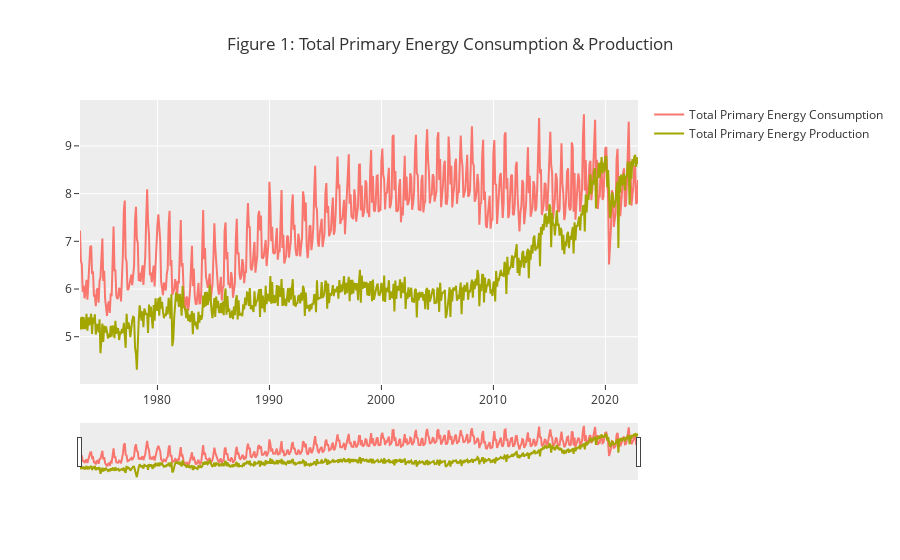

The code cell stored with this chart in its notebook:
### Code cell
fig_total_prim_cons_prod = go.Figure()

fig_total_prim_cons_prod.add_trace(go.Scatter(x=energy_data['Date'], y=energy_data['Total Primary Energy Consumption'], name='Total Primary Energy Consumption'))
fig_total_prim_cons_prod.add_trace(go.Scatter(x=energy_data['Date'], y=energy_data['Total Primary Energy Production'], name='Total Primary Energy Production'))
fig_total_prim_cons_prod = fig_total_prim_cons_prod.update_layout(title='Figure 1: Total Primary Energy Consumption & Production')
fig_total_prim_cons_prod.update_xaxes(rangeslider_visible=True)
fig_total_prim_cons_prod.show()

### Figure 1 — Plotly figure (JSON) as saved in the notebook; plotly's stock layout.template omitted (floating-point values rounded to 4 significant figures; data arrays with more than 128 entries replaced by an {"elided": "..."} marker saying what was removed)
{"data": [{"name": "Total Primary Energy Consumption", "type": "scatter", "x": {"elided": "599 str values"}, "y": {"elided": "599 float values"}}, {"name": "Total Primary Energy Production", "type": "scatter", "x": {"elided": "599 str values"}, "y": {"elided": "599 float values"}}], "layout": {"title": {"text": "Figure 1: Total Primary Energy Consumption & Production"}, "xaxis": {"rangeslider": {"visible": true}}}}
